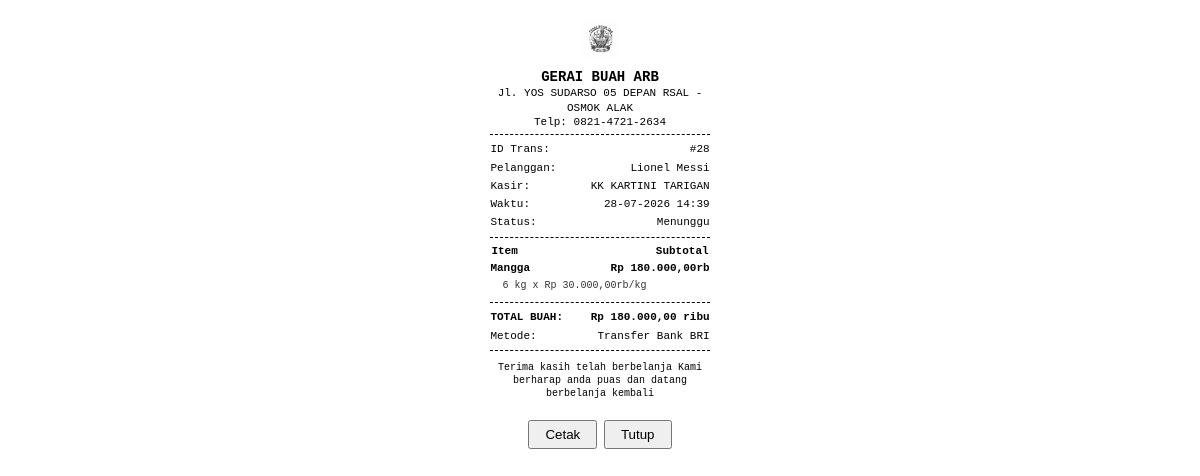
Page /karyawan/pembelian/cetak-print/28/ (signed in) on the earlier database version.
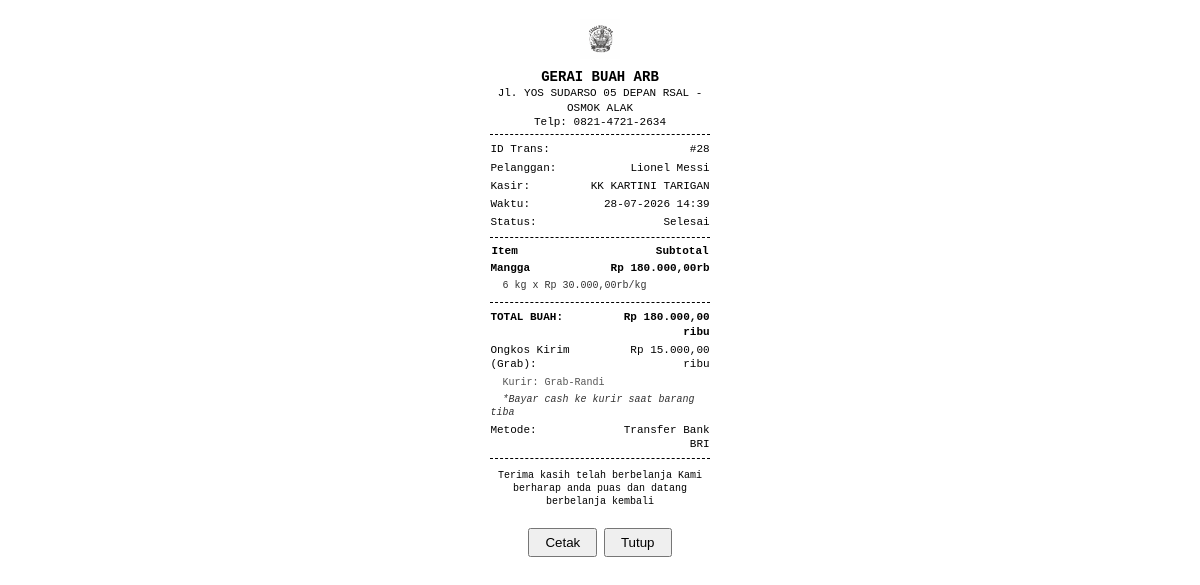
Same page on the later database version.
### core/models.py (models this page shows, shortened)
class Pembelian(models.Model):
    idPembelian = models.AutoField(primary_key=True)
    idPelanggan = models.ForeignKey(Pelanggan, on_delete=models.CASCADE)
    totalBuah = models.IntegerField(default=0)  # dalam kilogram max_length=5
    totalHargaPembelian = models.DecimalField(max_digits=10, decimal_places=2, default=0)  # dalam ribu rupiah
    tipeBayar =[
        ('COD', 'COD'),
        ('Transfer Bank BRI', 'Transfer Bank BRI'),
    ]
    metodeBayar = models.CharField(max_length=20 , choices=tipeBayar, default='COD')
    alamatPengiriman = models.TextField(default='')
    statsBayar =[
        ('Menunggu', 'Menunggu'),
        ('Diproses', 'Diproses'),
        ('Selesai', 'Selesai'),
        ('Dibatalkan', 'Dibatalkan'),
    ]
    statusPembelian = models.CharField(max_length=10, choices=statsBayar, default='Menunggu')
    buktiBayar = models.ImageField(upload_to='bukti_bayar/', null=True, blank=True)
    tanggalPembelian = models.DateTimeField(auto_now_add=True)
    JENIS_KURIR_CHOICES = [
        ('', 'Tidak Ada / Belum Ditentukan'),
        ('Grab', 'Grab'),
        ('Maxim', 'Maxim'),
        ('GoSend', 'GoSend / Gojek'),
        ('Lalamove', 'Lalamove'),
        ('Kurir Sendiri', 'Kurir Sendiri'),
        ('Ambil Sendiri', 'Ambil Sendiri'),
        ('Lainnya', 'Lainnya'),
    ]
    jasa_kirim = models.CharField(
        max_length=30, choices=JENIS_KURIR_CHOICES, blank=True, default='',
        verbose_name='Jasa Kirim'
    )
    nama_kurir = models.CharField(
        max_length=100, blank=True, default='',
        verbose_name='Nama Kurir',
        help_text='Opsional: nama pengemudi atau kontak kurir'
    )
    ongkos_kirim = models.DecimalField(
        max_digits=8, decimal_places=2, default=0,
        verbose_name='Ongkos Kirim',
        help_text='Dibayar cash langsung ke kurir, terpisah dari harga buah'
    )
    stok_dikembalikan = models.BooleanField(default=False)
    class Meta:
        verbose_name_plural = "Pembelian"

class Pelanggan(models.Model):
    idPelanggan = models.AutoField(primary_key=True)
    username = models.CharField(max_length=30, unique=True)
    password = models.CharField(max_length=30)
    namaPelanggan = models.CharField(max_length=70)
    alamat = models.TextField()
    noHp = models.CharField(max_length=12)
    class Meta:
        verbose_name_plural = "Pelanggan"

### core/karyawan_views.py (the view)
# urls.py: path('pembelian/cetak-print/<int:id_pembelian>/', karyawan_views.cetak_struk_print, name='karyawan_cetak_print'),
def cetak_struk_print(request, id_pembelian):
    is_karyawan = 'karyawan_id' in request.session
    is_staff = request.user.is_authenticated and request.user.is_staff
    if not (is_karyawan or is_staff):
        messages.error(request, 'Akses ditolak.')
        return redirect('karyawan_login')
    pembelian = get_object_or_404(Pembelian, idPembelian=id_pembelian)
    profil_toko, created = ProfilToko.objects.get_or_create(pk=1, defaults={'nama_toko': 'GERAI BUAH ARB'})
    logo_url = None
    if profil_toko.logo_struk:
        logo_url = request.build_absolute_uri(profil_toko.logo_struk.url)
    kasir_nama = "KK KARTINI TARIGAN"
    if is_karyawan:
        kasir_nama = request.session.get('karyawan_nama', kasir_nama)
    elif is_staff:
        kasir_nama = request.user.get_full_name() or request.user.username
    return render(request, 'core/karyawan/struk_print.html', {
        'pembelian': pembelian,
        'profil_toko': profil_toko,
        'logo_url': logo_url,
        'kasir_nama': kasir_nama,
        'current_time': datetime.now().strftime('%d-%m-%Y %H:%M')
    })

### core/context_processors.py (called while the page is built, shortened)
def kesegaran_alert(request):
    kritis_buah = []
    peringatan_buah = []
    total_alerts = 0
    default_context = {
        'kritis_buah': kritis_buah,
        'peringatan_buah': peringatan_buah,
        'total_alerts': total_alerts,
    }
    if not request.user.is_authenticated or not request.user.is_staff:
        return default_context
    from django.urls import resolve
    try:
        resolved = resolve(request.path)
        if resolved.url_name != 'index' or not resolved.app_name == 'admin':
            return default_context
    except Exception:
        return default_context

def global_karyawan_alerts(request):
    badge_pesanan_baru = Pembelian.objects.filter(statusPembelian='Menunggu').count()
    return {
        'badge_pesanan_baru': badge_pesanan_baru
    }

### core/templates/core/karyawan/struk_print.html (shortened to what this page needs)
{% load humanize %}
<!DOCTYPE html>
<html lang="id">
<head>
</head>
<body>
    <div class="logo-container">
        {% if logo_url %}
            <img src="{{ logo_url }}" class="logo-img" alt="Logo">
        {% endif %}
    </div>
    <div class="text-center">
        <strong style="font-size: 14px;">{{ profil_toko.nama_toko }}</strong><br>
        {{ profil_toko.alamat }}<br>
        Telp: {{ profil_toko.telepon }}
    </div>
    <div class="divider"></div>
    <table>
        <tr>
            <td>ID Trans:</td>
            <td class="text-right">#{{ pembelian.idPembelian }}</td>
        </tr>
        <tr>
            <td>Pelanggan:</td>
            <td class="text-right">{{ pembelian.idPelanggan.namaPelanggan }}</td>
        </tr>
        <tr>
            <td>Kasir:</td>
            <td class="text-right">{{ kasir_nama }}</td>
        </tr>
        <tr>
            <td>Waktu:</td>
            <td class="text-right">{{ current_time }}</td>
        </tr>
        <tr>
            <td>Status:</td>
            <td class="text-right">{{ pembelian.statusPembelian }}</td>
        </tr>
    </table>
    <div class="divider"></div>
    <table>
        <thead>
            <tr>
                <th align="left">Item</th>
                <th align="right">Subtotal</th>
            </tr>
        </thead>
        <tbody>
            {% for det in pembelian.detailpembelian_set.all %}
                <tr class="item-row">
                    <td>{{ det.idBuah.namaBuah }}</td>
                    <td class="text-right">Rp {{ det.subHarga|intcomma }}rb</td>
                </tr>
                <tr class="sub-row">
                    <td colspan="2" style="padding-bottom: 5px;">
                        &nbsp;&nbsp;{{ det.kuantitas }} kg x Rp {{ det.idBuah.hargaBuah|intcomma }}rb/kg
                    </td>
                </tr>
            {% endfor %}
        </tbody>
    </table>
    <div class="divider"></div>
    <table>
        <tr>
            <td><strong>TOTAL BUAH:</strong></td>
            <td class="text-right"><strong>Rp {{ pembelian.totalHargaPembelian|intcomma }} ribu</strong></td>
        </tr>
        {% if pembelian.ongkos_kirim and pembelian.ongkos_kirim > 0 %}
        <tr>
            <td>
                Ongkos Kirim
                {% if pembelian.jasa_kirim %}({{ pembelian.jasa_kirim }}){% endif %}:
            </td>
            <td class="text-right">Rp {{ pembelian.ongkos_kirim|intcomma }} ribu</td>
        </tr>
        {% if pembelian.nama_kurir %}
        <tr>
            <td colspan="2" style="font-size: 10px; color: #555;">
                &nbsp;&nbsp;Kurir: {{ pembelian.nama_kurir }}
            </td>
        </tr>
        {% endif %}
        <tr>
            <td colspan="2" style="font-size: 10px; font-style: italic; color: #333; padding-top: 2px;">
                &nbsp;&nbsp;*Bayar cash ke kurir saat barang tiba
            </td>
        </tr>
        {% endif %}
        <tr>
            <td>Metode:</td>
            <td class="text-right">{{ pembelian.metodeBayar }}</td>
        </tr>
    </table>
    <div class="divider"></div>
    <div class="text-center" style="margin-top: 10px; font-size: 10px;">
        {{ profil_toko.footer_pesan|linebreaksbr }}
    </div>
    <div class="no-print" style="margin-top: 20px; text-align: center;">
        <button onclick="window.print()" style="padding: 5px 15px; cursor: pointer;">Cetak</button>
        <button onclick="window.close()" style="padding: 5px 15px; cursor: pointer;">Tutup</button>
    </div>
</body>
</html>

Differences in the rows shown:
changed Pembelian "Transfer Bank BRI": statusPembelian "Menunggu" → "Selesai"; jasa_kirim (not shown) → "Grab"; ongkos_kirim (not shown) → "15.000,00"; nama_kurir (not shown) → "Grab-Randi"
Other differences:
text now shown: "Ongkos Kirim ( ) : Rp ribu Kurir: *Bayar cash ke kurir saat barang tiba"
